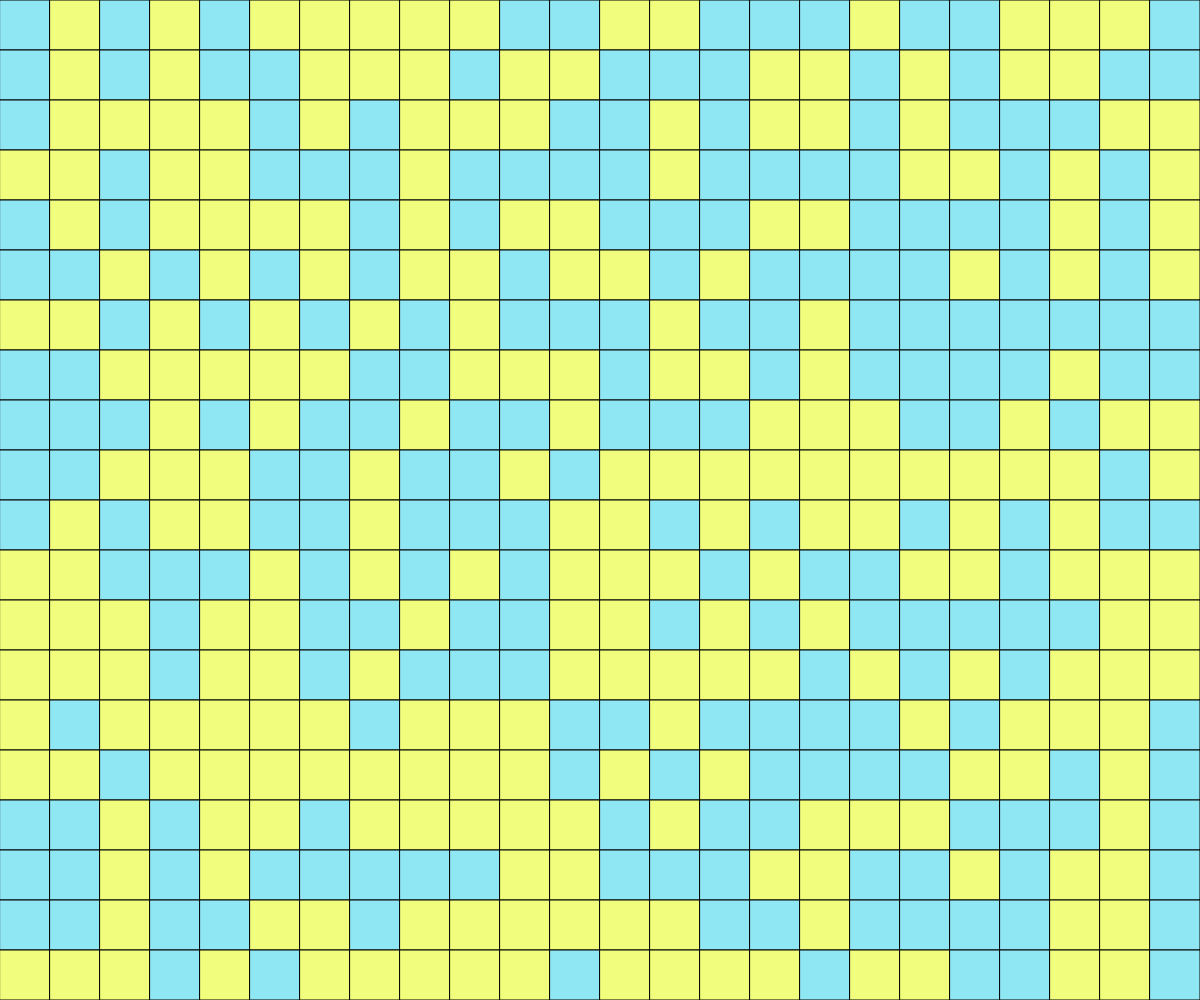
Frame 1 (no input)
Frame 60 (no input): identical to frame 1, image omitted
Frame 120 (the mouse pressed at the canvas centre since frame 60): identical to frame 1, image omitted

The p5.js sketch that drew this single still picture (run headless with seeded random() and noise() and a simulated clock; from frame 60 on, the mouse is pressed at the canvas centre):

// p5.js sketch
// ── sketch.js
//rectangular grid
//2d array demo

let grid;
let rows;
let cols;
const CELL_SIZE = 50;

function setup() {
  createCanvas(windowWidth, windowHeight);
  cols = Math.floor(width / CELL_SIZE);
  rows = Math.floor(height / CELL_SIZE);
  grid = generateRandomGrid(cols, rows);
}

function draw() {
  background(220);
  displayGrid();
}

function generateRandomGrid(cols, rows) {
  let newGrid = [];
  for (let y = 0; y < rows; y++) {
    newGrid.push([]);
    for (let x = 0; x < cols; x++) {
      if (random(100) < 50 ) {
        newGrid[y].push(1);
      }
      else {
        newGrid[y].push(0);
      }
    }
  }
  return newGrid;
}

function displayGrid() {
  for (let y = 0; y < rows; y++) {
    for (let x = 0; x < cols; x++) {
      if (grid[y][x] === 1) {
        fill(241,253,124);
      }
      else if (grid[y][x] === 0) {
        fill(144,231,244);
      }
      square(x * CELL_SIZE , y * CELL_SIZE , CELL_SIZE);
    }
  }
}
